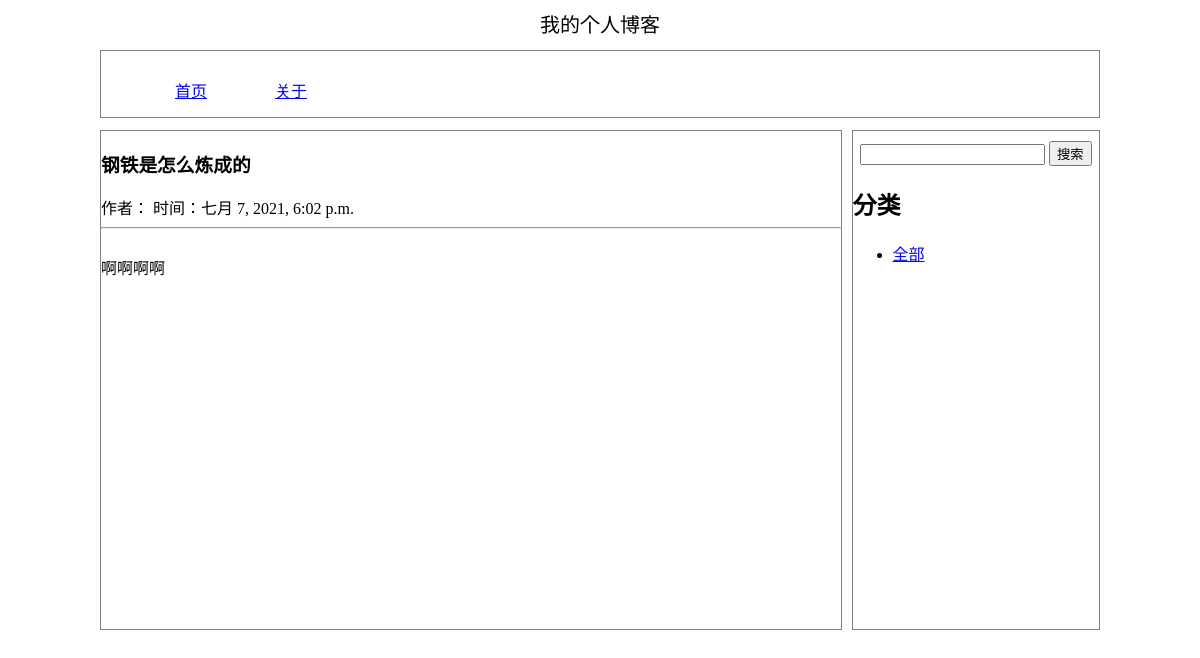
The app's page /article/detail/1/, older data.
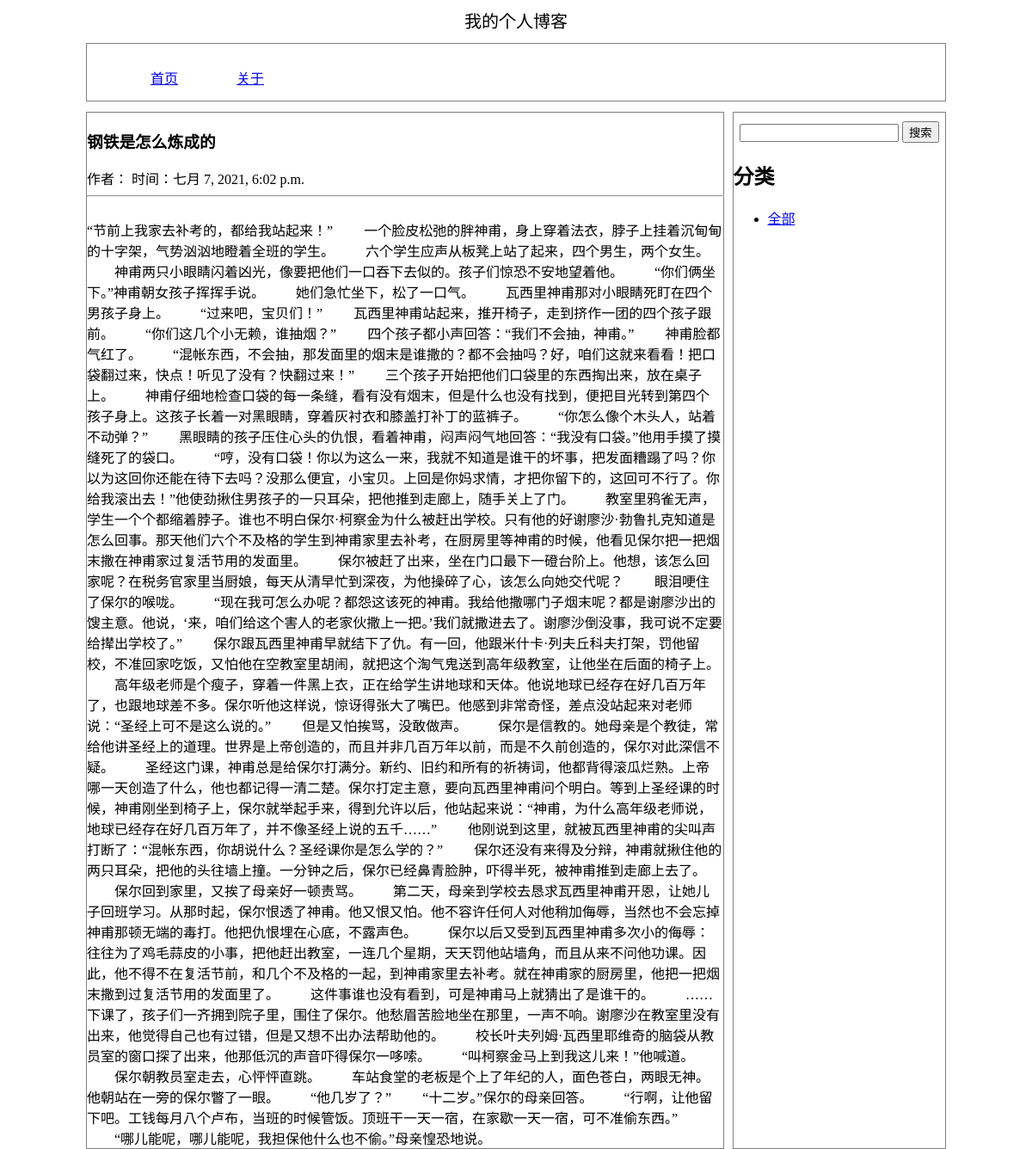
The same page, newer data.
### home/models.py (models this page shows, shortened)
class article(models.Model):
    title=models.CharField(max_length=50,blank=False,null=False,default="",verbose_name='标题')
    auther=models.CharField(max_length=50,blank=True,null=True,default="",verbose_name='作者')
    content=models.TextField(default="",verbose_name='正文')
    create_time=models.DateTimeField(blank=False,null=False,auto_now_add=True)
    kind=models.ForeignKey(article_kinds,on_delete=models.CASCADE,verbose_name='分类')

### home/views.py (the view)
# urls.py: path('article/detail/<int:id>/',getArticleDetail),
def getArticleDetail(request,id):
    articleObject=article.objects.get(id=id)
    return render(request,'home/detail.html',locals())

### pxy/context_processors.py (called while the page is built)
def articleKind(request,):
    articleKind=article_kinds.objects.all()
    context={'kind':articleKind}
    return context

### template/home/detail.html
{%extends 'base.html'%}
{%block content%}
<h3>{{articleObject.title}}</h3>
作者：{{articleObject.author}}
时间：{{articleObject.create_time}}<hr><br>
{{articleObject.content}}
{%endblock%}

Row changes from the older to the newer data that the page shows:
changed article "钢铁是怎么炼成的": content "啊啊啊啊" → "“节前上我家去补考的，都给我站起来！” 一个脸皮松弛的胖神甫，身上穿着法衣，脖子上挂着沉甸甸的十字架，气势汹汹地瞪着全班的学生。 六个学生应声从板凳上站了起来，四个男生，两个女生。 神甫两只小眼睛闪着凶光，像要把他们一口吞下去似的。孩子们惊恐不安地望着他。 “你们俩坐下。”神甫朝女孩子挥挥手说。 她们急忙坐下，松了一口气。 瓦西里神甫那对小眼睛死盯在四个男孩子身上。 “过来吧，宝贝们！” 瓦西里神甫站起来，推开椅子，走到挤作一团的四个孩子跟前。 “你们这几个小无赖，谁抽烟？” 四个孩子都小声回答：“我们不会抽，神甫。” 神甫脸都气红了。 “混帐东西，不会抽，那发面里的烟末是谁撒的？都不会抽吗？好，咱们这就来看看！把口袋翻过来，快点！听见了没有？快翻过来！” 三个孩子开始把他们口袋里的东西掏出来，放在桌子上。 神甫仔细地检查口袋的每一条缝，看有没有烟末，但是什么也没有找到，便把目光转到第四个孩子身上。这孩子长着一对黑眼睛，穿着灰衬衣和膝盖打补丁的蓝裤子。 “你怎么像个木头人，站着不动弹？” 黑眼睛的孩子压住心头的仇恨，看着神甫，闷声闷气地回答：“我没有口袋。”他用手摸了摸缝死了的袋口。 “哼，没有口袋！你以为这么一来，我就不知道是谁干的坏事，把发面糟蹋了吗？你以为这回你还能在待下去吗？没那么便宜，小宝贝。上回是你妈求情，才把你留下的，这回可不行了。你给我滚出去！”他使劲揪住男孩子的一只耳朵，把他推到走廊上，随手关上了门。…"
